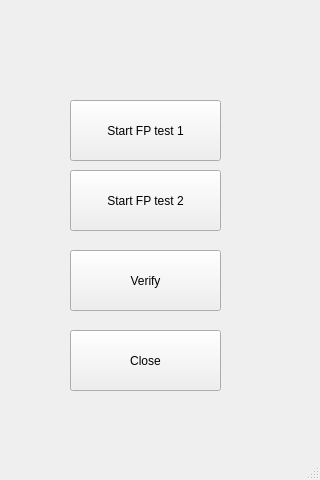
<?xml version="1.0" encoding="UTF-8"?>
<ui version="4.0">
 <class>FINGER_PRINT_CAPTURE</class>
 <widget class="QMainWindow" name="FINGER_PRINT_CAPTURE">
  <property name="geometry">
   <rect>
    <x>0</x>
    <y>0</y>
    <width>320</width>
    <height>480</height>
   </rect>
  </property>
  <property name="windowTitle">
   <string>MainWindow</string>
  </property>
  <widget class="QWidget" name="centralwidget">
   <widget class="QPushButton" name="close_fp_capture">
    <property name="geometry">
     <rect>
      <x>70</x>
      <y>330</y>
      <width>151</width>
      <height>61</height>
     </rect>
    </property>
    <property name="styleSheet">
     <string notr="true">font: 14pt &quot;Ubuntu&quot;;</string>
    </property>
    <property name="text">
     <string>Close</string>
    </property>
   </widget>
   <widget class="QPushButton" name="start_FP_test">
    <property name="geometry">
     <rect>
      <x>70</x>
      <y>100</y>
      <width>151</width>
      <height>61</height>
     </rect>
    </property>
    <property name="styleSheet">
     <string notr="true">font: 14pt &quot;Ubuntu&quot;;</string>
    </property>
    <property name="text">
     <string>Start FP test 1</string>
    </property>
   </widget>
   <widget class="QLabel" name="FP_label">
    <property name="geometry">
     <rect>
      <x>70</x>
      <y>10</y>
      <width>201</width>
      <height>51</height>
     </rect>
    </property>
    <property name="styleSheet">
     <string notr="true">font: 15pt &quot;Ubuntu&quot;;</string>
    </property>
    <property name="text">
     <string/>
    </property>
   </widget>
   <widget class="QPushButton" name="start_FP_test_2">
    <property name="geometry">
     <rect>
      <x>70</x>
      <y>170</y>
      <width>151</width>
      <height>61</height>
     </rect>
    </property>
    <property name="styleSheet">
     <string notr="true">font: 14pt &quot;Ubuntu&quot;;</string>
    </property>
    <property name="text">
     <string>Start FP test 2</string>
    </property>
   </widget>
   <widget class="QPushButton" name="verify_test">
    <property name="geometry">
     <rect>
      <x>70</x>
      <y>250</y>
      <width>151</width>
      <height>61</height>
     </rect>
    </property>
    <property name="styleSheet">
     <string notr="true">font: 14pt &quot;Ubuntu&quot;;</string>
    </property>
    <property name="text">
     <string>Verify</string>
    </property>
   </widget>
  </widget>
  <widget class="QMenuBar" name="menubar">
   <property name="geometry">
    <rect>
     <x>0</x>
     <y>0</y>
     <width>320</width>
     <height>25</height>
    </rect>
   </property>
  </widget>
  <widget class="QStatusBar" name="statusbar"/>
 </widget>
 <resources/>
 <connections/>
</ui>
